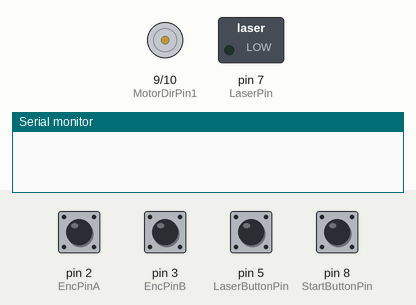
Recording of a sketch running on a simulated Arduino Uno, built with avr-gcc and run on an emulated ATmega328P. Parts: motor-driver pin pairs drawn as motors (green arrow = first pin HIGH = forward, orange = second pin HIGH = backward, longer = more drive, scaled by the enable pin), switched loads named in the sketch (green lamp = pin HIGH), the last lines printed to the serial monitor. Dashed ring = blinking. The inputs (shaded band) are chosen by the test bench; at power-on: pin 2 (EncPinA), pin 3 (EncPinB), pin 5 (LaserButtonPin), pin 8 (StartButtonPin) HIGH.

Above: at 1.2 s.
1.3 s: pin 5 (LaserButtonPin) pulled LOW for 1 s
At 3.3 s:
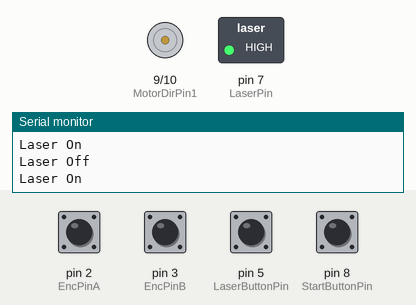
3.8 s: pin 8 (StartButtonPin) pulled LOW for 0.15 s
At 4.6 s:
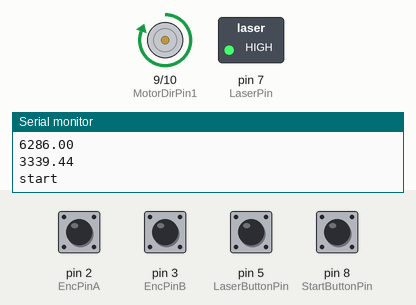
5.4 s: pin 5 (LaserButtonPin) pulled LOW for 0.15 s
At 5.9 s:
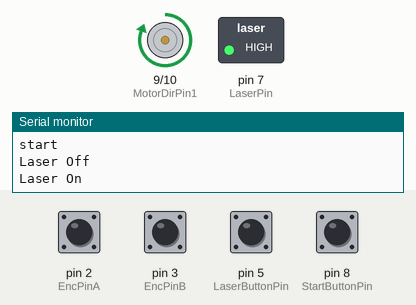
7.0 s: pin 5 (LaserButtonPin) pulled LOW for 3.2 s
At 7.45 s:
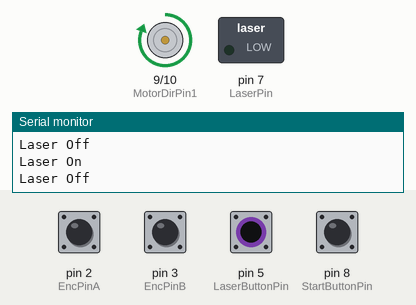
Timing chart, 0 to 11.4 s (numbered marks = the images above; inputs shaded):
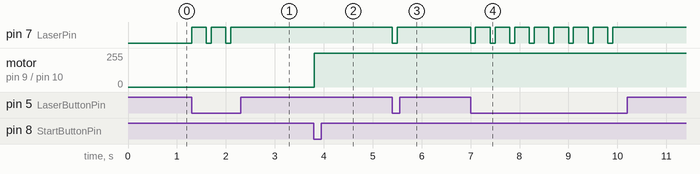

The sketch:

evcar.ino
```cpp
// by hugo sanchez

//Pins that control direction of movement of the car
#define MotorDirPin1 9
#define MotorDirPin2 10

//Pin that control motor speed
#define MotorSpeedPin 11


volatile unsigned long counter = 0;  //This variable will increase or decrease depending on the rotation of encoder.


#define EncPinA 2
#define EncPinB 3


#define LaserPin 7
#define LaserButtonPin 5
int laser = 0;

#define StartButtonPin 8

int start = 0;


double wheelDiameterCM = 5.08; // in cm


//REMEMBER TO CHECK YOUR GEARS + VARIABLES


//YOU ARE HERE :)

double targetDistanceM = 9.60; //Target Distance in m

double slowDownDistance = 5.10; //Distance where vehicle begins to slow down in m, multiply by 0.5 and NOT 3/7 3 sig figs
//if not specified, round up your calculation of slowDownDistance


int breakTimer = 100;
// REMEMBER TO TWIST THE TIRES TO HAVE GIVEEEEE

double pulsesPerRev = 104.5;

     //for 7.00, put 102.5 pulse, 200 break, timer 3.50, right on the black line, spank on
     //for 7.10, put 102.5, 200 break, timer 3.55, on the black line, but slgihtly to the right so that the left red laser dot is on the black line, and the right one is barely not
     //for 7.20, put 102.5, 200 break, timer 3.60, on the black line, but slgihtly to the right so that the left red laser dot is on the black line, and the right one is barely not
//for 7.25, put 101, 200 break, timer 3.11
      //for 7.30, put 102.5, 200 break, timer 3.65, ever ever so slightly less right than the previous points, but still slgihtly to the right so that the left red laser dot is on the black line, and the right one is barely not
      //for 7.40, put 102.5, 200 break timer 3.70, on the black line, but slgihtly to the right so that the left red laser dot is on the black line, and the right one is barely not
      //for 7.50, put 102.5, 200 break, timer 3.75, on the black line, but slgihtly to the right so that the left red laser dot is on the black line, and the right one is barely not
      //for 7.60, put 102.5, 200 break timer 3.80, on the black line, but slgihtly to the right so that the left red laser dot is on the black line, and the right one is barely not
       //for 7.70, put 102.6, 200 break, timer 3.85, right spank on the black line, ever so slihgly to the right
//for 7.75, put 99.5, 200 break, timer 3.85
      //for 7.80, put 103, 100 break (yes change the break), timer 3.90, exactly right tangent, touching slighttly
      //for 7.90, put 103.3, 100 break, timer 3.95, right on the black line
      //for 8.00, put 103.7, 100 break, timer 4.00, right on the black line
      //for 8.10, put 103.7, 100 break, timer 4.05, right on the black line
      //for 8.20, put 103.7, q00 break, timer 4.10, right on the black line
//for 8.25, put 102.2, 200 break, 4.125 timer,
     //for 8.30, put 103.7, 100 break, 4.15 timer, right on the black line
     //for 8.40, put 103.7, 100 break, 4.20 timer, right on the black line, slihgtly LEFT, inbetween white and black but still touching black
     //for 8.50, put 103.7, 100 break, 4.25 timer, right on the black line
     //for 8.60, put 103.7, 100 break, 4.30 timer, right on the black line
     //for 8.70, put 103.7, 100 break, 4.35 timer, right inbetween the black line and the white line, more towards the black
//for 8.75, put 103, break 200, timer 4.375,
     //for 8.80, put 103.7, break 100, timer 4.40, right inbetween the two white lines, slightly to the left if anything
     //for 8.90, put 103.7, break 100, timer 4.45, right inbetween the two white lines, slightly to the left if any skew
     //for 9.00, put 103.7, break 200, timer 4.5, right spank on the black line
     //for 9.10, put 103.2, break 200, timer 4.55, right tangent to the black line, still touching though
//for 9.25, put 102.2, break 200, timer 4.625, right tangent to the black line, still touching though
     //for 9.20, put 103.2, break 200, timer 4.60, right tangent to the black line, still touching though
     //for 9.30, put 103.7, break 200, timer 4.65, right tangent to the black line, still touching though
     //for 9.40, put 103.3, break 200, timer 4.70, RIGHT SPANK ON THE BLACK LINE YESSUAH
     //for 9.50, put 103.3, break 200, timer 4.75, IGHT SPANK ON THE BLACK LINE YESSUAH
     //for 9.60, put 104.5, break 200, timer 4.80, right on the black line, right head on
     //for 9.70, put 104.55, break 100, timer 4.85, on black line, right head on
//for 9.75, put 102.2, break 200, timer 5.28,
     //for 9.80, put 103.7, break 100, timer 5.20, on the furthest white line
     //for 9.90, put 103.7, break 100, timer 5.20, on black line, in between the two white lines
     //for 10.00,put 103.7, break 100, timer 5.40, in between the two white lines


double targetDistEncVal;
double slowDownDistEncVal;


int vehicleMoved = 0;
int vehicleSlowedDown = 0;
int vehicleReachedTargetDistance = 0;


void setup() {
  // put your setup code here, to run once:

  Serial.begin(9600); //Starts Serial Monitor

  //Initalize motor pins
  pinMode(MotorDirPin1, OUTPUT);
  pinMode(MotorDirPin2, OUTPUT);
  pinMode(MotorSpeedPin, OUTPUT);

  //Initalize Encoder pins
  pinMode(EncPinA, INPUT);
  pinMode(EncPinB, INPUT);
  digitalWrite(EncPinA, HIGH); // turn on pullup resistors
  digitalWrite(EncPinB, HIGH); // turn on pullup resistors

  //Setting up interrupt
  //A rising pulse from encodenren activated ai0(). AttachInterrupt 0 is DigitalPin 2 on moust Arduino.
  attachInterrupt(0, ai0, RISING);
  //B rising pulse from encodenren activated ai1(). AttachInterrupt 1 is DigitalPin 3 on moust Arduino.
  attachInterrupt(1, ai1, RISING);

  //Initalize button pins
  pinMode(StartButtonPin, INPUT);
  digitalWrite(StartButtonPin, HIGH);

  pinMode(LaserButtonPin, INPUT);
  digitalWrite(LaserButtonPin, HIGH);

  //Initalize Laser pins
  pinMode(LaserPin, OUTPUT);
  digitalWrite(LaserPin, LOW);


  start = 0;
  vehicleMoved = 0;
  vehicleSlowedDown = 0;
  vehicleReachedTargetDistance = 0;
  laser = 0;


  targetDistEncVal = getEncoderValue (targetDistanceM, wheelDiameterCM, pulsesPerRev);
  slowDownDistEncVal = getEncoderValue (slowDownDistance, wheelDiameterCM, pulsesPerRev);

}

void loop() {


  if (digitalRead(LaserButtonPin) == LOW){
      if(laser == 0){
        Serial.println("Laser On");
        digitalWrite(LaserPin, HIGH);
        laser = 1;
        delay (300);
      }
      else{
        Serial.println("Laser Off");
        digitalWrite(LaserPin, LOW);
        laser = 0;
        delay (breakTimer);
      }
  }

  if (digitalRead(StartButtonPin) == LOW){
      Serial.println("pressed");
      Serial.println(targetDistEncVal);
      Serial.println(slowDownDistEncVal);
      counter = 0;
      vehicleMoved = 0;
      vehicleSlowedDown = 0;
      vehicleReachedTargetDistance = 0;
      start = 1;
  }

  if (start == 1){
    Serial.println("start");
    digitalWrite(MotorDirPin1, HIGH);
    digitalWrite(MotorDirPin2, LOW);
    analogWrite(MotorSpeedPin, 255);
    vehicleMoved = 1;
    start = 0;
  }

  if (vehicleMoved == 1){
    if (counter >= slowDownDistEncVal && counter < targetDistEncVal){


      analogWrite(MotorSpeedPin, 0); // Turn off Motor
      vehicleSlowedDown = 1;
      vehicleMoved = 0;
    }
  }

  if (vehicleSlowedDown == 1){
    if(counter >= targetDistEncVal){
      Serial.println("DONE");
      analogWrite(MotorSpeedPin, 0);
      //Reverse motor direction for 300 ms to stop vehicle
      digitalWrite(MotorDirPin1, LOW);
      digitalWrite(MotorDirPin2, HIGH);
      //Set motor speed
      analogWrite(MotorSpeedPin, 255); //(0  = off and 255 = max speed)
      delay(300);
      analogWrite(MotorSpeedPin, 0); //(0  = off and 255 = max speed)
      vehicleReachedTargetDistance = 1;
      vehicleSlowedDown = 0;
    }

  }

  if (vehicleReachedTargetDistance == 1){
    //Reset variables
    Serial.println(counter);
    counter = 0;
    vehicleMoved = 0;
    vehicleSlowedDown = 0;
    vehicleReachedTargetDistance = 0;
    start = 0;
  }

}


void ai0() {
  // ai0 is activated if DigitalPin nr 2 is going from LOW to HIGH
  // Check pin 3 to determine the direction
  if(digitalRead(3)==LOW) {
    counter++;
  }else{
    counter--;
  }
}

void ai1() {
  // ai0 is activated if DigitalPin nr 3 is going from LOW to HIGH
  // Check with pin 2 to determine the direction
  if(digitalRead(2)==LOW) {
    counter--;
  }else{
    counter++;
  }
}


double getEncoderValue (double targetDistanceM, double WD, double PR){
    double WheelCircumfrence = 3.14159 * WD;
    double tgtENCval = ((targetDistanceM * 100) / WheelCircumfrence) * PR;
    return tgtENCval;
  }
```

Measured:
- after the input at 1.3 s, pin 7 (LaserPin): alternates HIGH for 0.30 s and LOW for 0.10 s, 5 changes in all, then stays HIGH, starting at once
- after the input at 3.8 s, motor on pin 9 (MotorDirPin1) / pin 10 (MotorDirPin2): stopped → forward 255/255 at once
- after the input at 5.4 s, pin 7 (LaserPin): HIGH → LOW at once, → HIGH 0.10 s later
- after the input at 7.0 s, pin 7 (LaserPin): alternates HIGH for 0.30 s and LOW for 0.10 s, 16 changes in all, then stays HIGH, starting at once
